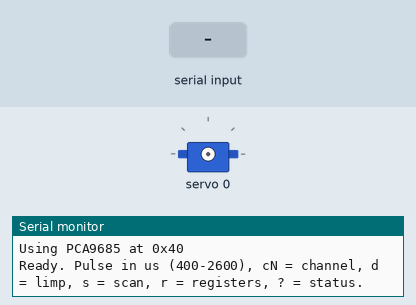
This sketch was run on a simulated Arduino Nano, built with avr-gcc and run on an emulated ATmega328P. Parts: servo, the last lines printed to the serial monitor. Wiring (inferred from the names in the program): PCA9685 PWM driver at I2C address 0x40. The inputs (shaded band) are chosen by the test bench.

Above: at 1.2 s.
1.3 s: "w\n" received over Serial
At 1.7 s:
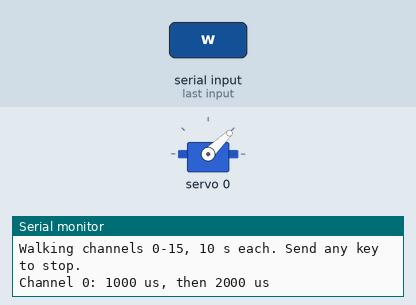
2.8 s: "s\n" received over Serial
4.3 s: "r\n" received over Serial
5.8 s: "?\n" received over Serial
7.3 s: "d\n" received over Serial
8.8 s: "90,45\n" received over Serial
Timing chart, 0 to 11.3 s (numbered marks = the images above; inputs shaded):
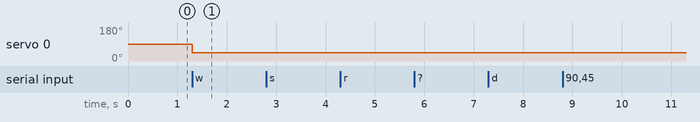

Measured:
- after the input at 1.3 s, servo 0: 90° → 44° at once

The sketch:

bench_test_pca.ino
```cpp
// Bench test through the PCA9685 (Parts test day, Nov 2026). A throwaway test tool, not the arm firmware.
// Needs the "Adafruit PWM Servo Driver Library" (Arduino IDE: Tools > Manage Libraries).
//
// Wiring (no soldering):
//   Nano 5V  -> PCA9685 VCC   (logic power only)      Nano GND -> PCA9685 GND
//   Nano A4  -> PCA9685 SDA                           Nano A5  -> PCA9685 SCL
//   LM2596 OUT+ (6.0 V) -> PCA9685 blue screw terminal V+
//   LM2596 OUT-         -> PCA9685 blue screw terminal GND
//   Servo plugs onto output header 0: brown wire on GND, red on V+, orange on PWM.
//   Never connect the Nano's 5V to the PCA9685's V+ pin or terminal.
//
// On start-up it scans every I2C address (1-126), lists what answers, and uses the PCA9685 it finds
// (0x40 by default; 0x70 is the chip's "all call" address and is skipped).
//
// Serial Monitor at 115200 baud, line ending "Newline". Type:
//   1500      -> current channel moves to that pulse width in microseconds (allowed 400-2600; past ~600/2400 go in 50 us steps and stop at the first buzz)
//   c3        -> switch to channel 3 (0-15)
//   d         -> stop pulses on the current channel (servo goes limp)
//   s         -> scan the I2C bus again
//   r         -> read back the chip's registers (is it awake? is the pulse really set?)
//   w         -> walk channels 0-15, 10 s each (5 s at 1000 us, 5 s at 2000 us); any key stops
//   ?         -> show address, channel and pulse

#include <Wire.h>
#include <Adafruit_PWMServoDriver.h>

const int MIN_US = 400;
const int MAX_US = 2600;
const uint8_t ALL_CALL = 0x70;

Adafruit_PWMServoDriver *pca = nullptr;
uint8_t pca_addr = 0;
int channel = 0;
int current_us = -1;  // -1 = limp

// Scan addresses 1-126. Returns the first PCA9685-range address that answers (0x40-0x7F, not 0x70), or 0.
uint8_t scan_i2c() {
  uint8_t found_pca = 0;
  int count = 0;
  Serial.println(F("Scanning I2C addresses 1-126..."));
  for (uint8_t addr = 1; addr < 127; addr++) {
    Wire.beginTransmission(addr);
    byte err = Wire.endTransmission();
    if (err == 0) {
      count++;
      Serial.print(F("  Device answered at 0x"));
      if (addr < 16) Serial.print('0');
      Serial.print(addr, HEX);
      if (addr == ALL_CALL) Serial.print(F("  (PCA9685 all-call address, ignored)"));
      Serial.println();
      if (found_pca == 0 && addr >= 0x40 && addr <= 0x7F && addr != ALL_CALL) found_pca = addr;
    } else if (err == 5) {
      Serial.println(F("  I2C timed out: SDA/SCL held low. Check the wiring and PCA9685 VCC."));
      return 0;
    }
  }
  Serial.print(F("Scan done: "));
  Serial.print(count);
  Serial.println(F(" device(s) found."));
  return found_pca;
}

uint8_t read_reg(uint8_t reg) {
  Wire.beginTransmission(pca_addr);
  Wire.write(reg);
  Wire.endTransmission();
  Wire.requestFrom(pca_addr, (uint8_t)1);
  return Wire.available() ? Wire.read() : 0xFF;
}

void show_registers() {
  if (!pca) { Serial.println(F("No PCA9685 connected.")); return; }
  uint8_t mode1 = read_reg(0x00);
  uint8_t prescale = read_reg(0xFE);
  uint8_t base = 0x06 + 4 * channel;  // LEDn_ON_L, ON_H, OFF_L, OFF_H
  uint16_t on = read_reg(base) | (read_reg(base + 1) << 8);
  uint16_t off = read_reg(base + 2) | (read_reg(base + 3) << 8);
  Serial.print(F("MODE1 = 0x")); Serial.print(mode1, HEX);
  Serial.println((mode1 & 0x10) ? F("  -> ASLEEP: outputs stopped") : F("  -> awake"));
  Serial.print(F("PRESCALE = ")); Serial.print(prescale);
  Serial.println(F("  (about 121 for 50 Hz)"));
  Serial.print(F("Channel ")); Serial.print(channel);
  Serial.print(F(": ON = ")); Serial.print(on & 0x0FFF);
  Serial.print(F(", OFF = ")); Serial.print(off & 0x0FFF);
  if (off & 0x1000) Serial.print(F("  (full OFF bit set: no pulses)"));
  Serial.println(F("  (1500 us is about OFF = 307)"));
}

void connect_pca(uint8_t addr) {
  delete pca;
  pca = new Adafruit_PWMServoDriver(addr);
  pca_addr = addr;
  pca->begin();
  pca->setOscillatorFrequency(27000000);  // typical; calibration corrects the exact timing later
  pca->setPWMFreq(50);                      // standard servo frame: 20 ms
  for (int ch = 0; ch < 16; ch++) pca->setPWM(ch, 0, 0);  // all outputs off = limp
  current_us = -1;
  Serial.print(F("Using PCA9685 at 0x")); Serial.println(addr, HEX);
}

void setup() {
  Serial.begin(115200);
  Serial.println(F("Booting..."));
  Wire.begin();
  Wire.setWireTimeout(25000, true);  // don't hang forever if SDA/SCL are miswired
  uint8_t addr = scan_i2c();
  if (addr) connect_pca(addr);
  else Serial.println(F("No PCA9685 found. Check VCC->5V, GND, SDA->A4, SCL->A5, then type s to rescan."));
  Serial.println(F("Ready. Pulse in us (400-2600), cN = channel, d = limp, s = scan, r = registers, ? = status."));
}

void loop() {
  if (!Serial.available()) return;
  String line = Serial.readStringUntil('\n');
  line.trim();
  if (line.length() == 0) return;

  if (line == "s") {
    uint8_t addr = scan_i2c();
    if (addr) connect_pca(addr);
    return;
  }
  if (line == "r") { show_registers(); return; }
  if (line == "w") {  // walk: each channel 0-15 gets 10 s: 5 s at 1000 us, 5 s at 2000 us. Any key stops.
    if (!pca) { Serial.println(F("No PCA9685 connected: type s to scan.")); return; }
    Serial.println(F("Walking channels 0-15, 10 s each. Send any key to stop."));
    for (int ch = 0; ch < 16; ch++) {
      Serial.print(F("Channel ")); Serial.print(ch); Serial.println(F(": 1000 us, then 2000 us"));
      const int pulses[2] = {1000, 2000};
      for (int k = 0; k < 2; k++) {
        pca->writeMicroseconds(ch, pulses[k]);
        unsigned long t0 = millis();
        while (millis() - t0 < 5000) {
          if (Serial.available()) {
            while (Serial.available()) Serial.read();
            pca->setPWM(ch, 0, 0);
            Serial.println(F("Stopped."));
            return;
          }
        }
      }
      pca->setPWM(ch, 0, 0);  // limp before moving on
    }
    Serial.println(F("Walk done."));
    return;
  }
  if (line == "?") {
    Serial.print(F("PCA9685 at 0x")); Serial.print(pca_addr, HEX);
    Serial.print(F(", channel ")); Serial.print(channel);
    if (current_us < 0) Serial.println(F(": limp"));
    else { Serial.print(F(": ")); Serial.print(current_us); Serial.println(F(" us")); }
    return;
  }
  if (line.charAt(0) == 'c') {
    int ch = line.substring(1).toInt();
    if (ch < 0 || ch > 15 || line.length() < 2) { Serial.println(F("Use c0 to c15.")); return; }
    channel = ch;
    current_us = -1;
    Serial.print(F("Now on channel ")); Serial.println(channel);
    return;
  }
  if (!pca) { Serial.println(F("No PCA9685 connected: type s to scan.")); return; }
  if (line == "d") {
    pca->setPWM(channel, 0, 0);
    current_us = -1;
    Serial.print(F("Channel ")); Serial.print(channel); Serial.println(F(" limp."));
    return;
  }
  long us = line.toInt();
  if (us < MIN_US || us > MAX_US) {
    Serial.print(F("Rejected '")); Serial.print(line); Serial.println(F("': use 400-2600, cN, d, s, r or ?"));
    return;
  }
  pca->writeMicroseconds(channel, (uint16_t)us);
  current_us = (int)us;
  Serial.print(F("Channel ")); Serial.print(channel); Serial.print(F(" -> ")); Serial.print(current_us); Serial.println(F(" us"));
}
```
